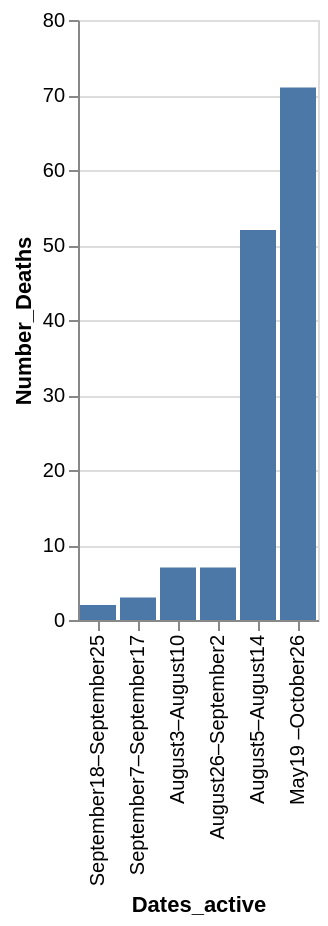

The specification (Vega-Lite) saved for this image:
### Vega-Lite specification from a JSON file in a GitHub repository (floating-point values rounded to 4 significant figures)
{"data": {"values": [{"x_data": "August3–August10", "y_data": 7}, {"x_data": "August5–August14", "y_data": 52}, {"x_data": "August26–September2", "y_data": 7}, {"x_data": "September7–September17", "y_data": 3}, {"x_data": "September18–September25", "y_data": 2}, {"x_data": "May19 –October26", "y_data": 71}]}, "mark": "bar", "encoding": {"x": {"field": "x_data", "type": "nominal", "title": "Dates_active", "sort": {"op": "sum", "field": "y_data", "order": "ascending"}}, "y": {"field": "y_data", "type": "quantitative", "title": "Number_Deaths"}}}
